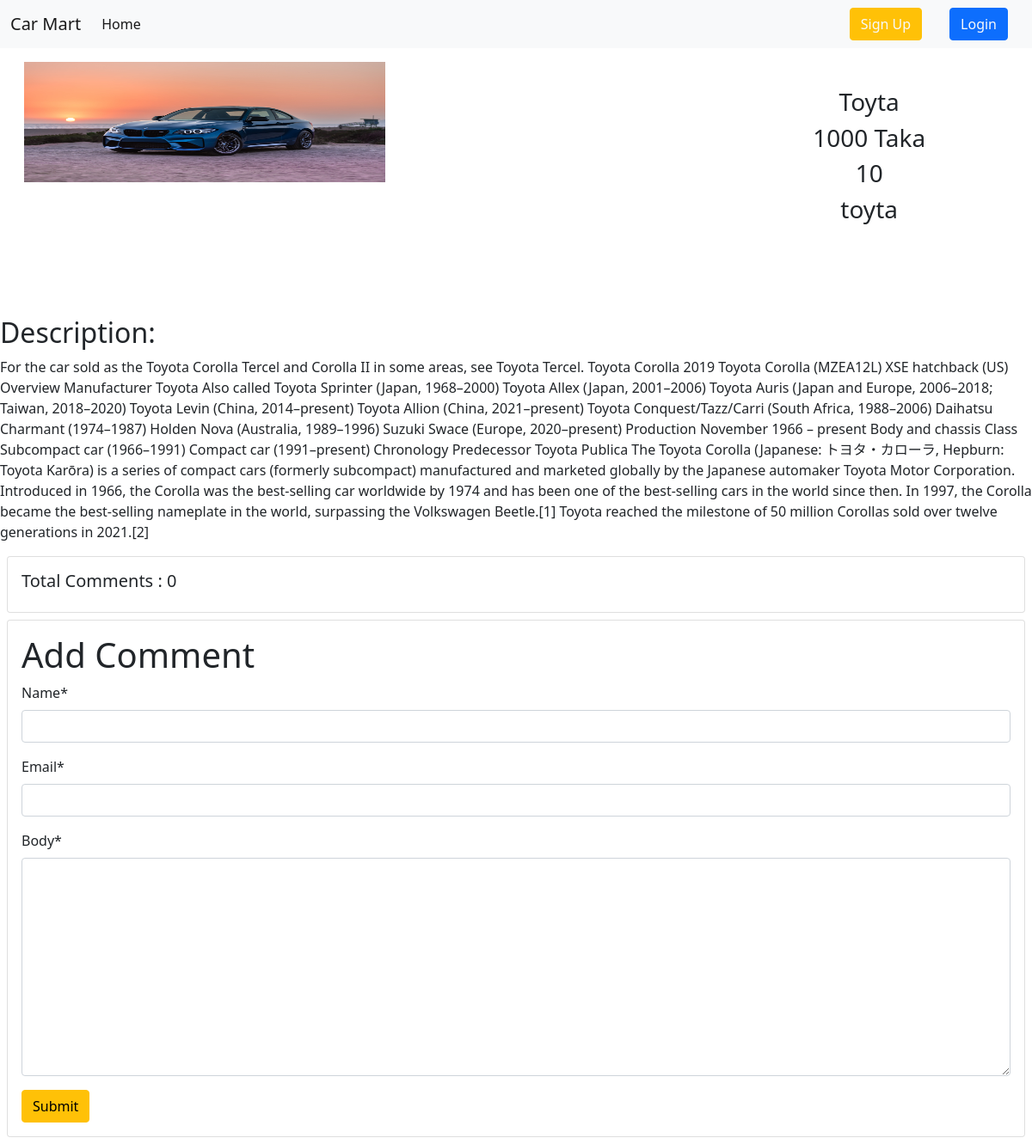
The page /carModel/details/6/ on the database its author committed.
### carModel/models.py (models this page shows, shortened)
class CarModel(models.Model):
    name = models.CharField(max_length=50)
    price = models.DecimalField(max_digits=10, decimal_places=0)
    quntity = models.IntegerField()
    description = models.TextField()
    barnd_name = models.ForeignKey(CarBrand,on_delete=models.CASCADE)
    image = models.ImageField(upload_to='carModel/media/uploads', height_field=None, width_field=None, max_length=None,default='')

### carBrand/models.py (models this page shows, shortened)
class CarBrand(models.Model):
    name = models.CharField(max_length=50)
    slug = models.SlugField(max_length = 100, unique = True, null = True, blank = True)

### carModel/views.py (the view, shortened to what this page needs)
# urls.py: path('details/<int:id>/',views.ViewDetails.as_view(),name='Views_Details'),
class ViewDetails(DetailView):
    model = models.CarModel
    pk_url_kwarg = 'id'
    template_name = 'view_details.html'
    def get_context_data(self, **kwargs):
        context = super().get_context_data(**kwargs)
        post = self.object
        comments = post.comments.all()
        comment_form = forms.cmtf()
        context['comments'] = comments
        context['comment_form'] = comment_form
        return context

### carModel/forms.py
class cmtf(forms.ModelForm):
    class Meta:
        model = Comment
        fields = ['name', 'email', 'body']

### carModel/templates/view_details.html (shortened to what this page needs)
{% extends 'base.html' %}
{% load crispy_forms_tags %}
{% block content %}
<div class="row m-3 position-relative">
    <div class="col-6 ">
        <img src="{{object.image.url}}" alt="" class="w-75 h-50">
    </div>
    <div class="col-4 d-flex flex-column justify-content-center algin-items-center text-center lh-base position-absolute" style="left: 800px; top:30px">
        <h3 class="">{{object.name}}</h3>
        <h3 class="">{{object.price}} Taka </h3>
        <h3 class="">{{object.quntity}}</h3>
        <h3 class="">{{object.barnd_name.name}}</h3>
    </div>
</div>
<div class="">
    <h2>Description: </h2>
    <p>{{object.description}}</p>
</div>
<div class="card m-2">
    <h5 class="p-3">Total Comments : {{comments | length}}</h5>
</div>
<div class="card m-2">
    <div class="card-body">
        <form method="post">
            <h1>Add Comment</h1>
            {{comment_form | crispy}}
            <button class="btn btn-warning">Submit</button>
        </form>
    </div>
</div>
{% endblock content %}

### rows shown on the page
CarModel: image (picture), name "Toyta", price "1000", quntity "10", barnd_name.name "toyta", description "For the car sold as the Toyota Corolla Tercel and Corolla II in some areas, see Toyota Tercel. Toyota Corolla 2019 Toyota Corolla (MZEA12L) XSE hatchback (US) Overview Manufacturer Toyota Also called Toyota Sprinter (Japan, 1968–2000) Toyota Allex (Japan, 2001–2006) Toyota Auris (Japan and Europe, 2006–2018; Taiwan, 2018–2020) Toyota Levin (China, 2014–present) Toyota Allion (China, 2021–present) Toyota Conquest/Tazz/Carri (South Africa, 1988–2006) Daihatsu Charmant (1974–1987) Holden Nova (Australia, 1989–1996) Suzuki Swace (Europe, 2020–present) Production November 1966 – present Body and chassis Class Subcompact car (1966–1991) Compact car (1991–present) Chronology Predecessor Toyota…"

### other values the page prints
{{ comments | length }} "0"
